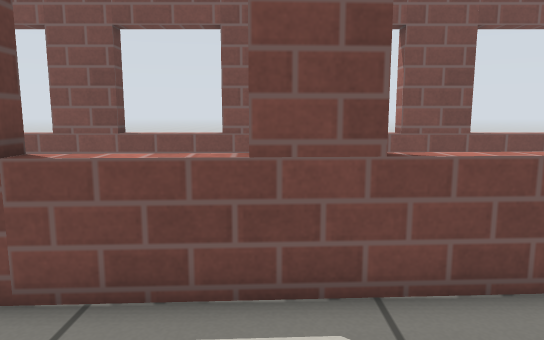
View 1 (above)

22 first-person views from a walk through a robot-simulator world made for Gazebo. The camera is 0.64 m above the floor, tilts 8° down and sees 70° across. The floor is counted in squares, 0.25 m on a side. Each view is taken from the middle of a square. On the plan, view 1 faces up. The plan holds only what a view shows up to about 20 squares ahead; the rest is blank. Gazebo's built-in surfaces are drawn with simple patterns.

View 2
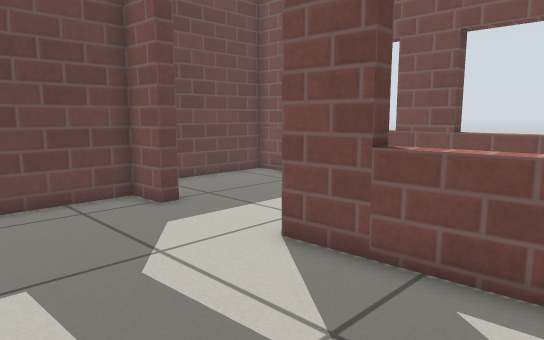

View 3
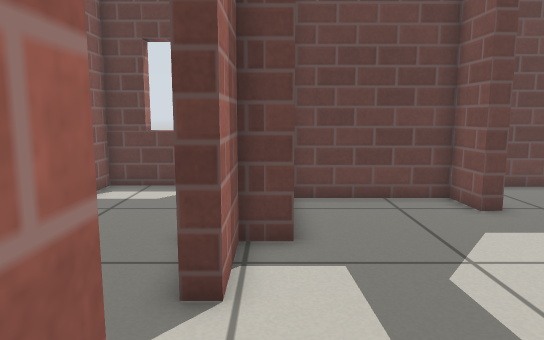

View 4
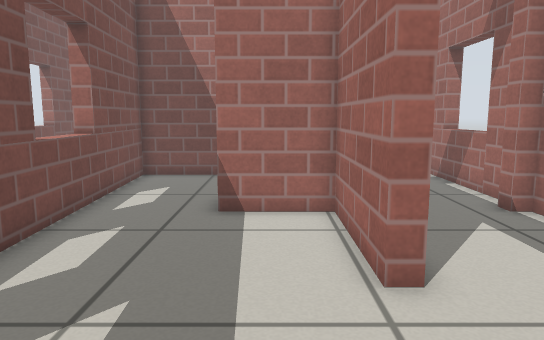

View 5
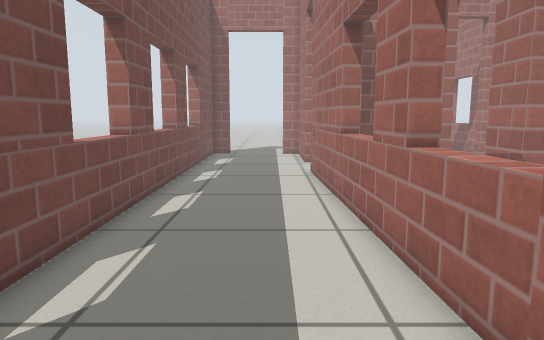

View 6
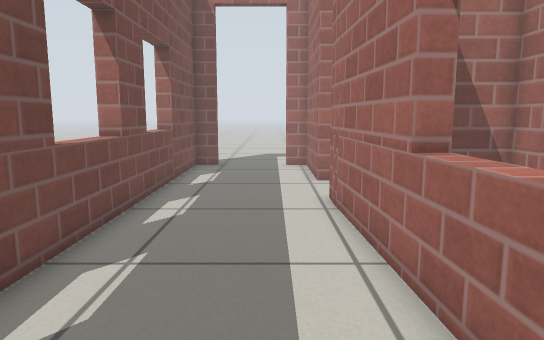

View 7
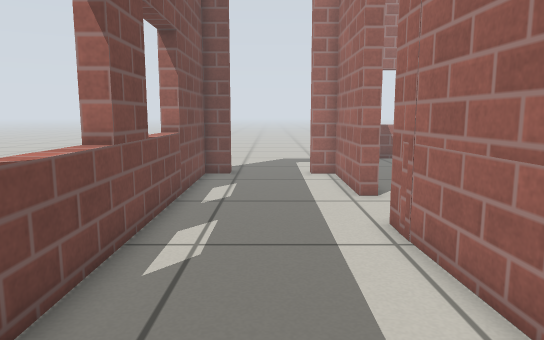

View 8
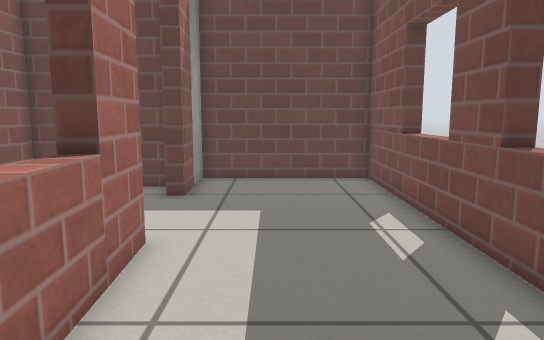

View 9
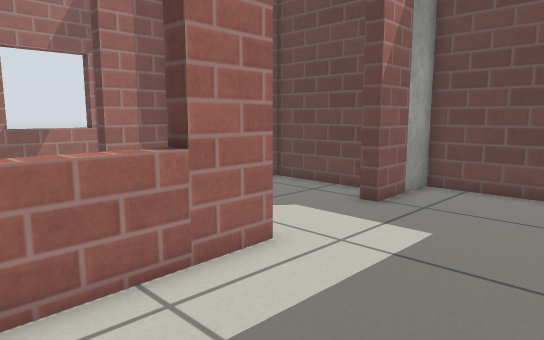

View 10
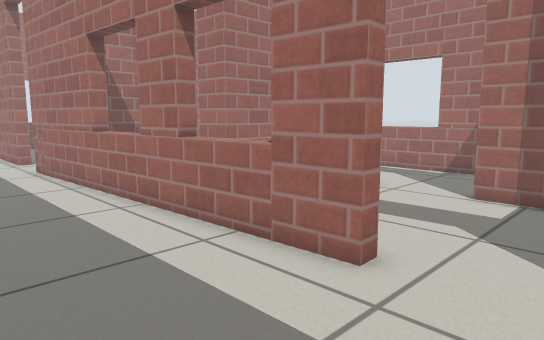

View 11
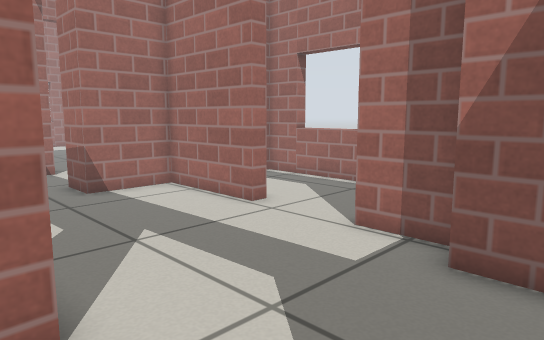

View 12
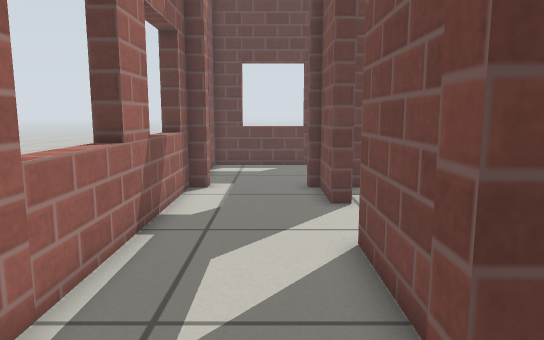

View 13
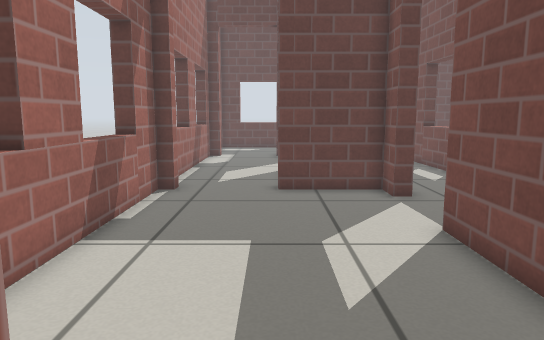

View 14
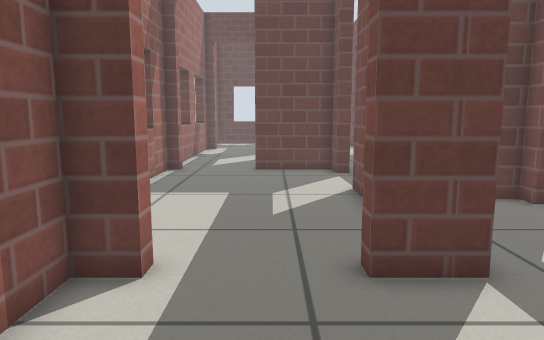

View 15
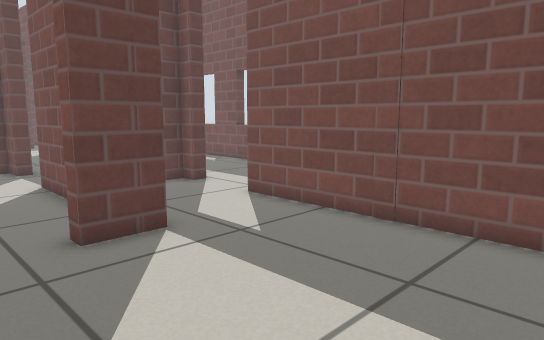

View 16
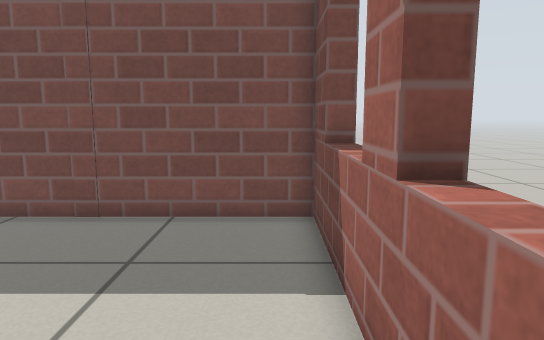

View 17
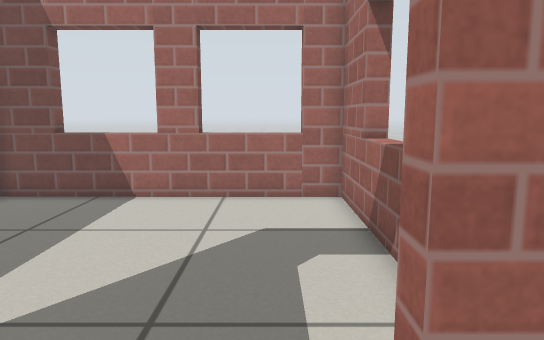

View 18
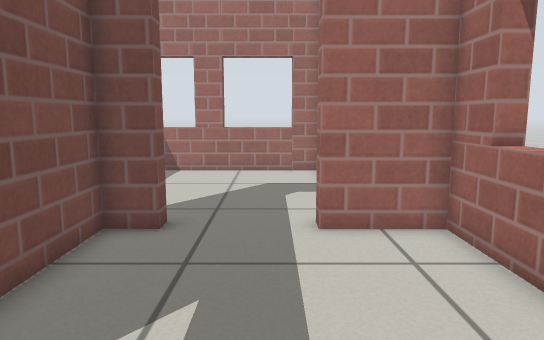

View 19
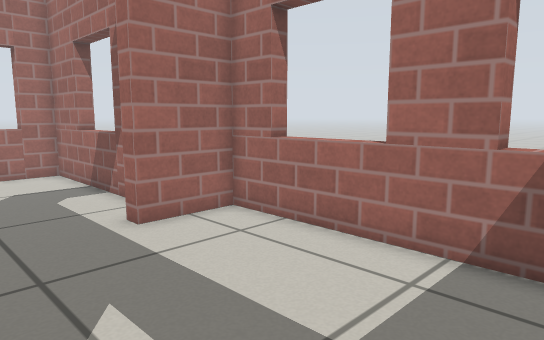

View 20
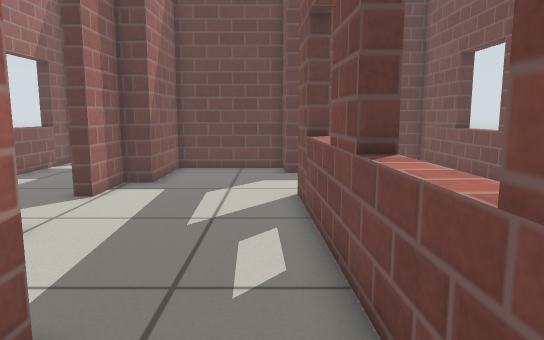

View 21
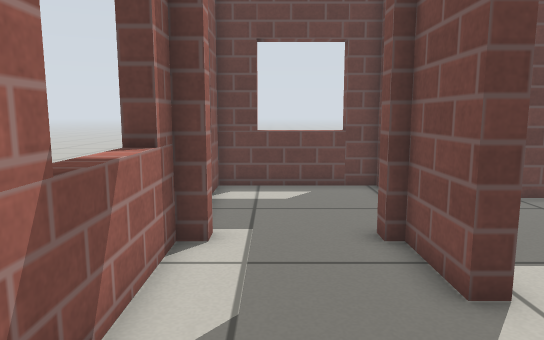

View 22
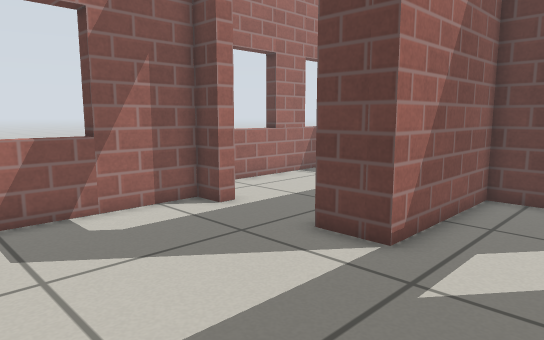

### Floor plan
Ten units are one square. View 1 is at (0, 0); x grows to the right and y downward. Boxes are objects, and circles mark ways between rooms. Rooms are numbered by the first view taken in them; rooms with no view inside come last. Other rooms are left out.
<svg viewBox="-146 -125 402 200">
<path fill="none" stroke="#000" d="M-15 17 31 17 31 -14 49 -14M-102 -46 -119 -45 -119 6 -77 6 -77 17 -51 17M85 -14 97 -14 97 -56 -56 -48M-3 -50 -3 -58M96 -62 110 -62M-56 -54 103 -62M142 -62 190 -62 190 -72M190 -108 190 -120 -138 -120 -138 -50 -102 -52M155 5 155 -8 85 -8M49 -8 37 -8 37 28M37 64 37 70 155 70 155 41M161 41 161 52 251 52 251 -56 142 -56M103 -29 103 -14 161 -14 161 5M110 -56 103 -56 103 -47M-51 23 -77 23 -77 28M-77 64 -77 70 31 70 31 64M20 23 -15 23M-141 11 -141 70 -95 70"/>
<circle cx="-80" cy="-50" r="3" fill="#2a7"/>
<circle cx="65" cy="-10" r="3" fill="#2a7"/>
<circle cx="-35" cy="20" r="3" fill="#2a7"/>
<circle cx="125" cy="-60" r="3" fill="#2a7"/>
<circle cx="160" cy="25" r="3" fill="#2a7"/>
<circle cx="35" cy="45" r="3" fill="#2a7"/>
<circle cx="-80" cy="45" r="3" fill="#2a7"/>
<text x="-20" y="-20">1</text>
<text x="20" y="-90">2</text>
<text x="100" y="30">3</text>
<text x="190" y="-10">4</text>
<text x="-30" y="40">5</text>
<text x="-110" y="40">6</text>
</svg>
Room 1 opens to room 2. Room 1 opens to room 3. Room 1 opens to room 5. Room 2 opens to room 4. Room 3 opens to room 4. Room 3 opens to room 5. Room 5 opens to room 6.

Where each view was taken, in squares from view 1:
view 1: 0 up, 0 right, facing up
view 2: 1 down, 0 right, facing up-left
view 3: 1 down, 0 right, facing left
view 4: 0 up, 7 left, facing right
view 5: 8 up, 7 left, facing right
view 6: 8 up, 1 left, facing right
view 7: 9 up, 2 right, facing right
view 8: 8 up, 2 right, facing left
view 9: 11 up, 0 right, facing down-left
view 10: 11 up, 9 left, facing down-right
view 11: 6 up, 10 left, facing down-right
view 12: 4 down, 6 right, facing left
view 13: 3 down, 17 right, facing left
view 14: 2 down, 22 right, facing left
view 15: 3 down, 24 right, facing up-left
view 16: 4 down, 24 right, facing up
view 17: 3 down, 13 right, facing right
view 18: 3 down, 7 right, facing right
view 19: 0 up, 7 right, facing down-right
view 20: 4 up, 7 right, facing left
view 21: 5 down, 0 right, facing left
view 22: 5 up, 23 right, facing down-left
